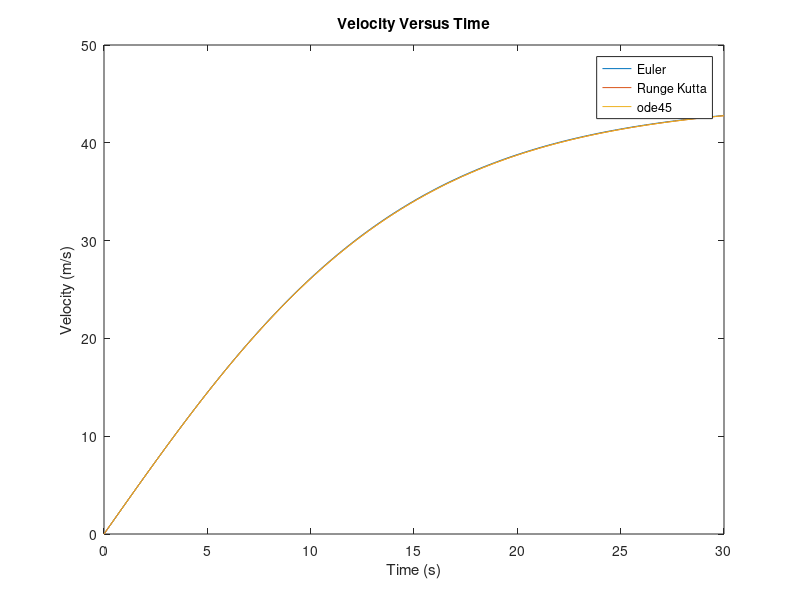
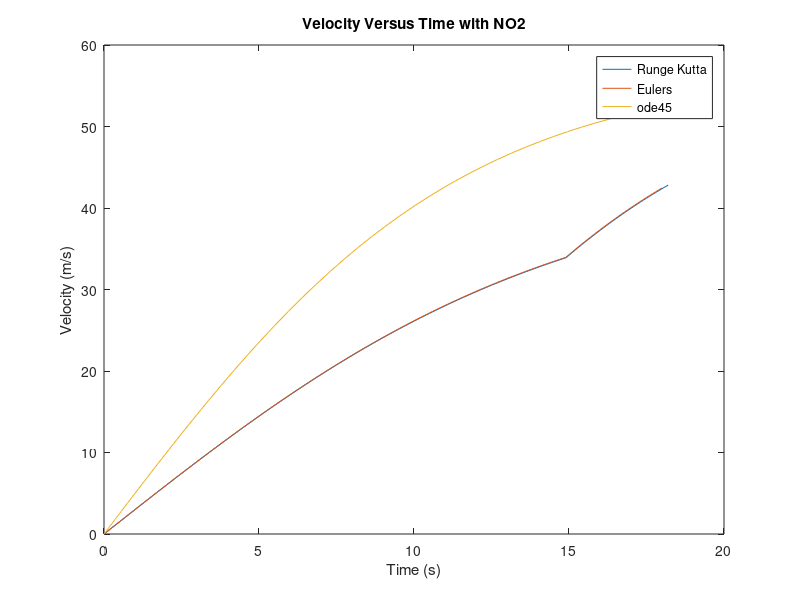
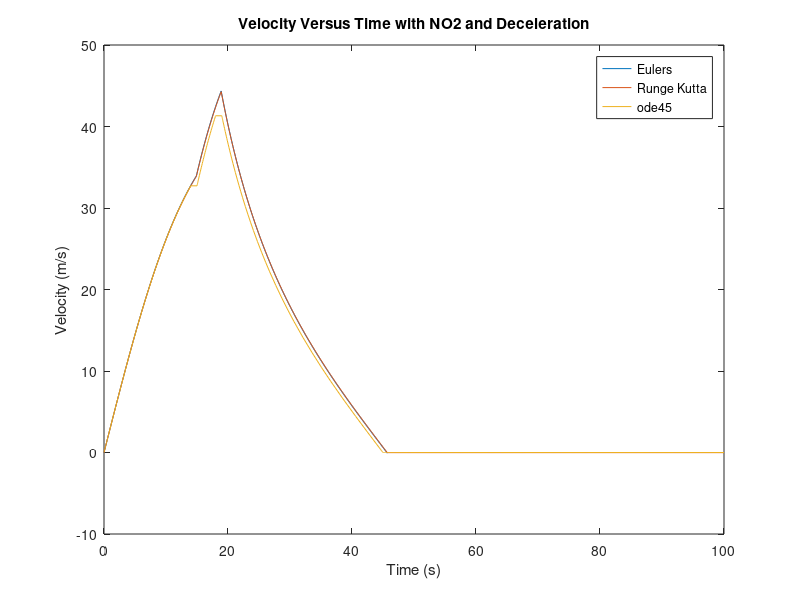

The MATLAB script that drew these images, in order:
%%%%%%%%%%%%%%%%%%%%%%%%%%%%%%%%%%%%%%%%%%%%%%%%%%%%%%%%%%%%%%%%%%%%%%%%%%%
% CODE CHALLENGE 8 - Integrating Forward in Time with RK4
% 
% The purpose of this challenge is to solve for a car's velocity with
% respect to time. We will use fourth order Runge-Kutta to solve
% over 30 seconds with varying accelerations. Three parts will include
% accelerating with gas, N2O, and braking until the car comes to a stop.
%
% This code should also incorporate your Euler's method integration from
% the previous coding challenge, so you can compare side-by-side the
% accuracies of the two methods.
%
% Please ZIP and upload your team's script(s) and figures to Canvas to 
% complete the challenge.
% 
% STUDENT TEAMMATES
% 1. Johnathan Tucker
% 2. Daniel Denton
% 3. 
% 4.
%
% CHALLENGE AUTHORS
% Torin Clark, Melinda Zavala, Justin Fay
%%%%%%%%%%%%%%%%%%%%%%%%%%%%%%%%%%%%%%%%%%%%%%%%%%%%%%%%%%%%%%%%%%%%%%%%%%%
%% Housekeeping
clearvars
close all
clc

%% Given Variables

Cd   = 0.5;   % coefficient of drag
rho  = 1.225; % density of air at sea level, at 15C (kg/m^3)
aGas = 3;     % acceleration with gas (m/s^2)
aN2O = 5;     % acceleration with NO2 (m/s^2)
aB   = -1;    % braking acceleration (m/s^2)
Ar   = 4;     % frontal area of vehicle (m^2)
m    = 800;   % kg

%% Part 1: Acceleration
% Solve for the acceleration with gas for the first 15 seconds
% Function: dv/dt = a(t) - (1/2)*(1/m)*Cd*rho*A*v(t)^2 (second component is
% equation for drag)

% IMPORTANT:
% Your code should run 4th order RK along with Euler's method, so you can
% compare the two. Use your Euler method code from the previous coding
% challenge to avoid re-writting Euler's method.
h = 0.1;
v(1,1) = 0;
time = 0:.1:30;
a_part1 = 3;
for i = 2:length(time)
    v(1,i) = v(1,i-1) + h*((a_part1 - (1/2)*(Ar/m)*Cd*rho*v(1,i-1)^2));
end
% Initialize acceleration function for only gas
a_gas = @(t,v) aGas - (1/2)*(1./m).*Cd.*rho.*Ar.*v.^2;
v_r_1(1,1) = 0;
time_r_1 = 0:0.1:30;
for i = 2:length(time_r_1)
    k_1 = a_gas(time_r_1(1,i-1),v_r_1(1,i-1));
    k_2 = a_gas(time_r_1(1,i-1) + h/2, v_r_1(1,i-1) + k_1*h/2);
    k_3 = a_gas(time_r_1(1,i-1) + h/2, v_r_1(1,i-1) + k_2*h/2);
    k_4 = a_gas(time_r_1(1,i-1) + h, v_r_1(1,i-1) + k_3*h);
    v_r_1(1,i) = v_r_1(1,i-1) + (h/6)*(k_1 +2*k_2 + 2*k_3 +k_4);
end
tspan_1 = [0 30];
[t_1, y_1] = ode45(a_gas, tspan_1, 0);
figure(1)
plot(time, v)
hold on
plot(time_r_1, v_r_1)
hold on
plot(t_1,y_1)
xlabel('Time (s)')
ylabel('Velocity (m/s)')
title('Velocity Versus Time')
legend('Euler', 'Runge Kutta', 'ode45')
%% Part 2: N20
% If press N20 pedal from t = 15-18 seconds. Plot until t = 18.
v2(1,1) = 0;
a_part2 = 5;
time_part2 = 0:.1:18;
for i = 2:length(time)
    if time(i) < 15
        v2(1,i) = v2(1,i-1) + h*((a_part1 - (1/2)*(Ar/m)*Cd*rho*v2(1,i-1)^2));
    else
        v2(1,i) = v2(1,i-1) + h*((a_part2 - (1/2)*(Ar/m)*Cd*rho*v2(1,i-1)^2));
    end
end
% Initialize acceleration function for N2O
a_N2O = @(t,v) aN2O - (1/2)*(1./m).*Cd.*rho.*Ar.*v.^2;
v_r_2(1,1) = 0;
time_r_2 = 0:0.1:30;
for i = 2:length(time_r_2)
    if time_r_2(1,i) < 15
        k_1 = a_gas(time_r_2(1,i-1),v_r_2(1,i-1));
        k_2 = a_gas(time_r_2(1,i-1) + h/2, v_r_2(1,i-1) + k_1*h/2);
        k_3 = a_gas(time_r_2(1,i-1) + h/2, v_r_2(1,i-1) + k_2*h/2);
        k_4 = a_gas(time_r_2(1,i-1) + h, v_r_2(1,i-1) + k_3*h);
        v_r_2(1,i) = v_r_2(1,i-1) + (h/6)*(k_1 +2*k_2 + 2*k_3 +k_4);
    else
        k_1 = a_N2O(time_r_2(1,i-1),v_r_2(1,i-1));
        k_2 = a_N2O(time_r_2(1,i-1) + h/2, v_r_2(1,i-1) + k_1*h/2);
        k_3 = a_N2O(time_r_2(1,i-1) + h/2, v_r_2(1,i-1) + k_2*h/2);
        k_4 = a_N2O(time_r_2(1,i-1) + h, v_r_2(1,i-1) + k_3*h);
        v_r_2(1,i) = v_r_2(1,i-1) + (h/6)*(k_1 +2*k_2 + 2*k_3 +k_4);
    end
end
tspan2 = [0 18];
[t_2,y_2] = ode45(a_N2O, tspan2, 0);
figure(2)
plot(time_r_2(1,1:183),v_r_2(1,1:183))
hold on
plot(time_part2(1,1:181),v2(1,1:181))
hold on
plot(t_2,y_2)
xlabel('Time (s)')
ylabel('Velocity (m/s)')
title('Velocity Versus Time with NO2')
legend('Runge Kutta', 'Eulers','ode45')

%% Part 3: deceleration
% Use accelertion value of -1 m/s^2, plot until v = 0 (could be > 30sec)
a_part3 = -1;
time_2 = 0:.1:100;
v3(1,1) = 0;
for i = 2:length(time_2)
    if time_2(i) < 15
        v3(1,i) = v3(1,i-1) + h*((a_part1 - (1/2)*(Ar/m)*Cd*rho*v3(1,i-1)^2));
    elseif time_2(i) > 14 && time_2(i) < 19
        v3(1,i) = v3(1,i-1) + h*((a_part2 - (1/2)*(Ar/m)*Cd*rho*v3(1,i-1)^2));
    else
        v3(1,i) = v3(1,i-1) + h*((a_part3 - (1/2)*(Ar/m)*Cd*rho*v3(1,i-1)^2));
    end
end
end_index = find(v3<0);
v3 = v3(1, 1:end_index(1,1));
time_2 = time_2(1,1:end_index(1,1));
% Initialize acceleration function for braking
a_brake = @(t,v) (aB - (1/2)*(1./m).*Cd.*rho.*Ar.*v.^2).*(v>0);
time_r_2 = 0:0.1:100;
for i = 2:length(time_r_2)
    if time_r_2(1,i) < 15
        k_1 = a_gas(time_r_2(1,i-1),v_r_2(1,i-1));
        k_2 = a_gas(time_r_2(1,i-1) + h/2, v_r_2(1,i-1) + k_1*h/2);
        k_3 = a_gas(time_r_2(1,i-1) + h/2, v_r_2(1,i-1) + k_2*h/2);
        k_4 = a_gas(time_r_2(1,i-1) + h, v_r_2(1,i-1) + k_3*h);
        v_r_2(1,i) = v_r_2(1,i-1) + (h/6)*(k_1 +2*k_2 + 2*k_3 +k_4);
    elseif time_r_2(1,i) > 14 && time_r_2(1,i) < 19
        k_1 = a_N2O(time_r_2(1,i-1),v_r_2(1,i-1));
        k_2 = a_N2O(time_r_2(1,i-1) + h/2, v_r_2(1,i-1) + k_1*h/2);
        k_3 = a_N2O(time_r_2(1,i-1) + h/2, v_r_2(1,i-1) + k_2*h/2);
        k_4 = a_N2O(time_r_2(1,i-1) + h, v_r_2(1,i-1) + k_3*h);
        v_r_2(1,i) = v_r_2(1,i-1) + (h/6)*(k_1 +2*k_2 + 2*k_3 +k_4);
    else
        k_1 = a_brake(time_r_2(1,i-1),v_r_2(1,i-1));
        k_2 = a_brake(time_r_2(1,i-1) + h/2, v_r_2(1,i-1) + k_1*h/2);
        k_3 = a_brake(time_r_2(1,i-1) + h/2, v_r_2(1,i-1) + k_2*h/2);
        k_4 = a_brake(time_r_2(1,i-1) + h, v_r_2(1,i-1) + k_3*h);
        v_r_2(1,i) = v_r_2(1,i-1) + (h/6)*(k_1 +2*k_2 + 2*k_3 +k_4);
    end
end
tspan3 = [19 100];
[t_1, y_1] = ode45(a_gas, [0 14], 0);
[t_2,y_2] = ode45(a_N2O, [15 18], y_1(end,1));
[t_3,y_3] = ode45(a_brake, tspan3, y_2(end,1));
t_total = [t_1 ; t_2; t_3];
y_total = [y_1; y_2; y_3];
figure(3)
plot(time_2,v3)
hold on
plot(time_r_2, v_r_2)
hold on
plot(t_total,y_total)
xlabel('Time (s)')
ylabel('Velocity (m/s)')
title('Velocity Versus Time with NO2 and Deceleration')
legend('Eulers', 'Runge Kutta', 'ode45')







